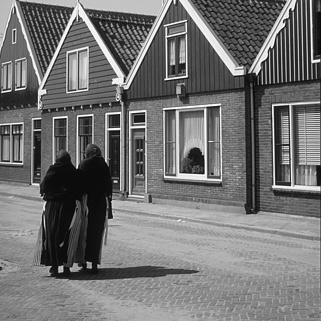
%> input picture Lab5/i235.png, 321 x 321 px
$ octave main_i235.m   (GNU Octave 9; MATLAB toolbox functions it lacks are replaced by stand-ins)
%> lines starting %> are read from the running program, lines starting %| are printed output that depends on the picture; in (x1, y1, x2, y2) boxes, pixels count from 0 and x2, y2 are one past the last pixel; in counts of white or black regions, pixels touching at a corner belong together; the program's own positions count from 1
### Lab5/largestBlob.m
function binaryImage = largestBlob(binaryImage, numberToExtract)

  [labeledImage, numberOfBlobs] = bwlabel(binaryImage);
  blobMeasurements = regionprops(labeledImage, 'area');
  % Get all the areas
  allAreas = [blobMeasurements.Area];
  % sort the areas in descendent order
  [sortedAreas, sortIndexes] = sort(allAreas, 'descend');
  % Extract the "numberToExtract" largest blob(s) using ismember().
  biggestBlob = ismember(labeledImage, sortIndexes(1:numberToExtract));
  % Convert from integer labeled image into binary (logical) image.
  binaryImage = biggestBlob > 0;

end

### Lab5/main_i235.m
clear all
close all
%% load of the image
tmp=imread('i235.png','png');
%> tmp is the input picture: size 321x321 uint8; min 3, max 251, mean 114.8
I=double(tmp);
figure,imagesc(I),colormap gray,title ('original image')

%% computation of the derivatives

%compute x and y derivative of the image
dx=[1 0 -1; 2 0 -2; 1 0 -1];
dy=[1 2 1; 0  0  0; -1 -2 -1];
Ix=conv2(I,dx,'same');
Iy=conv2(I,dy,'same');
figure,imagesc(Ix),colormap gray,title('Ix')
figure,imagesc(Iy),colormap gray,title('Iy')

%compute products of derivatives at every pixel
Ix2=Ix.*Ix; Iy2=Iy.*Iy; Ixy=Ix.*Iy;

%compute the sum of products of  derivatives at each pixel
g = fspecial('gaussian', 9, 1.2);
figure,imagesc(g),colormap gray,title('Gaussian')
Sx2=conv2(Ix2,g,'same'); Sy2=conv2(Iy2,g,'same'); Sxy=conv2(Ixy,g,'same');
%> after `Sxy=conv2(Ixy,g,'same')`:
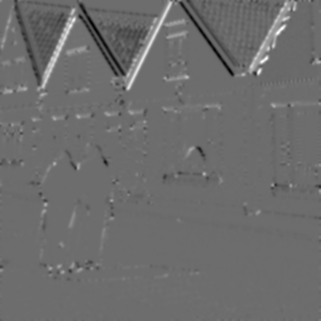
%> Sxy: size 321x321 double; min -111268, max 148653.9, mean 57.8; drawn with min black and max white

%% detection of edge regions, corner regions and flat regions

%features detection
[rr,cc]=size(Sx2);
%> rr = 321; cc = 321
edge_reg=zeros(rr,cc); corner_reg=zeros(rr,cc); flat_reg=zeros(rr,cc);
R_map=zeros(rr,cc);
k=0.05;

for ii=1:rr
    for jj=1:cc
        %define at each pixel x,y the matrix
        M=[Sx2(ii,jj),Sxy(ii,jj);Sxy(ii,jj),Sy2(ii,jj)];
        %compute the response of the detector at each pixel
        R=det(M) - k*(trace(M).^2);
        R_map(ii,jj)=R;
        M_th= max(R_map(:));
        %threshod on value of R
        if R<-300000
            edge_reg(ii,jj)=1;
        elseif R>0.3*M_th
            corner_reg(ii,jj)=1;
        else
            flat_reg(ii,jj)=1;
        end
    end
end
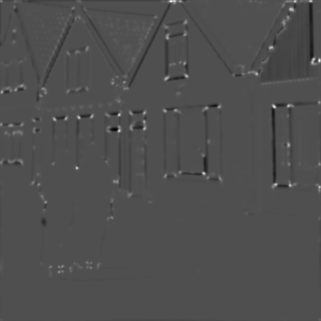
%> R_map: size 321x321 double; min -1.29e+10, max 2.82e+10, mean -45801026.6; drawn with min black and max white
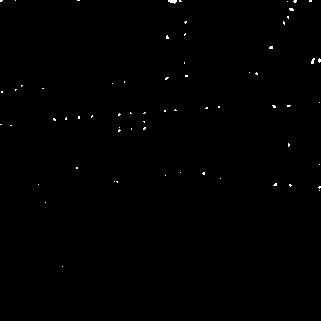
%> corner_reg: size 321x321 double; values 0 (black) and 1 (white), 0.31% white in thin lines or dots, all inside (x1, y1, x2, y2) = (0, 0, 321, 267)
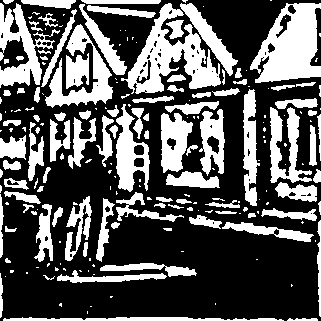
%> edge_reg: size 321x321 double; values 0 (black) and 1 (white), 35.2% white; 210 white regions (112 under 20 px), largest, box (x1, y1, x2, y2) and area: (250, 3, 321, 83) 3594, (121, 3, 221, 94) 3521, (45, 24, 113, 108) 1980
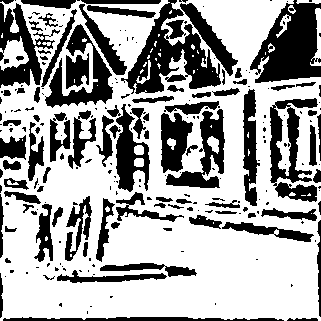
%> flat_reg: size 321x321 double; values 0 (black) and 1 (white), 64.5% white; 235 black regions (144 under 20 px), largest, box (x1, y1, x2, y2) and area: (121, 0, 221, 94) 3879, (250, 0, 321, 83) 3672, (270, 98, 318, 202) 2317

figure,imagesc(edge_reg.*I),colormap gray,title('edge regions')
figure,imagesc(corner_reg.*I),colormap gray,title('corner regions')
figure,imagesc(flat_reg.*I),colormap gray,title('flat regions')
figure,imagesc(R_map),colormap jet,title('R map')
%> after `title('R map')`:
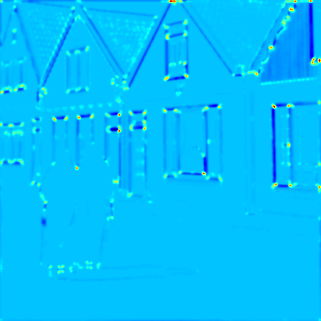
%> displayed picture: size 321x321x3, on the screen's scale of 0 to 255; mean R, G, B 1.3, 191.7, 253.6

%% plotting the corner regions

binaryImage = largestBlob(corner_reg.*I, 65); % detection of the 65 blobs (corner regions)
%> in largestBlob, `[labeledImage, numberOfBlobs] = bwlabel(binaryImage);`: labeledImage: size 321x321 double; 66 distinct labels, from 0 to 65
%> in largestBlob, `[labeledImage, numberOfBlobs] = bwlabel(binaryImage);`: numberOfBlobs = 65
%> in largestBlob, `blobMeasurements = regionprops(labeledImage, 'area');`: blobMeasurements = 65 regions; largest, Area: 25, 16, 13, 11, 11
%> in largestBlob, `allAreas = [blobMeasurements.Area];`: allAreas = 65 values, max 25 at index 34, min 1 at index 5, mean 4.86
%> in largestBlob, `[sortedAreas, sortIndexes] = sort(allAreas, 'descend');`: sortedAreas = 65 values, max 25 at index 1, min 1 at index 51, mean 4.86; sortIndexes = 65 values, max 65 at index 65, min 1 at index 26, mean 33
prop=regionprops(binaryImage, 'Area','Centroid');
%> prop = 65 regions; largest, Area and Centroid: 25 [173.2 2], 16 [313.4 61.7], 13 [292 10], 11 [271.6 48.1], 11 [320 61]

xc= zeros(65,1);
yc= zeros(65,1);

% coordinates of the centers of the blobs
for i= 1:65
xc(i)=floor(prop(i).Centroid(1));
yc(i)=floor(prop(i).Centroid(2));
end
%> after the loop, xc = 65 values, max 320 at index 61, min 1 at index 1, mean 170.3; yc = 65 values, max 267 at index 12, min 1 at index 1, mean 101.7
figure,imagesc(I),colormap gray,title('detected corners')
hold on
plot(xc,yc,'*r')
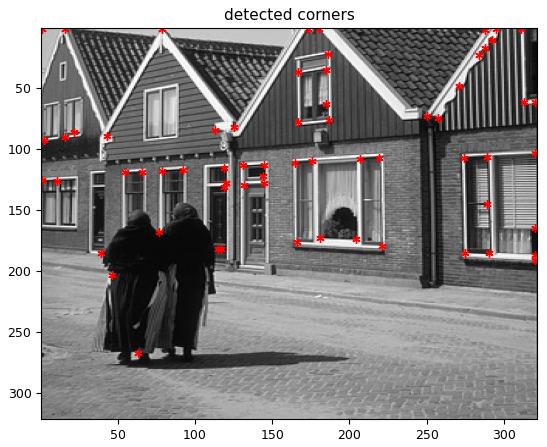
%> figure redrawn from the program's plot data
